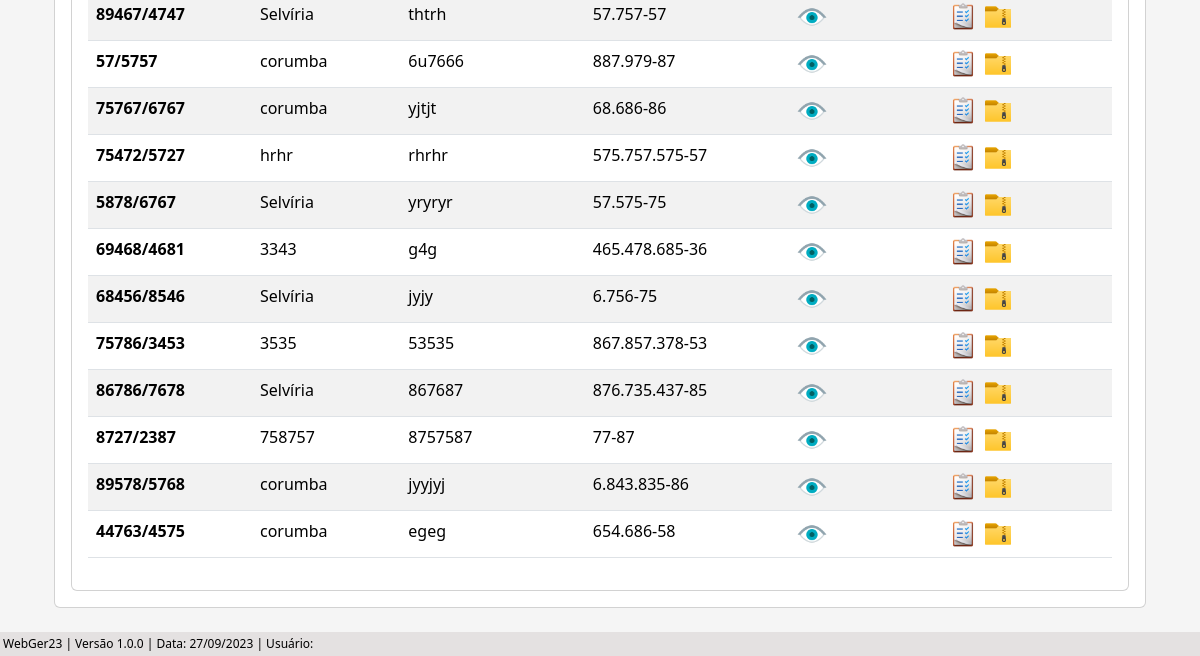
Before: /listar/processo-adm/ (lower part) with the older database file.
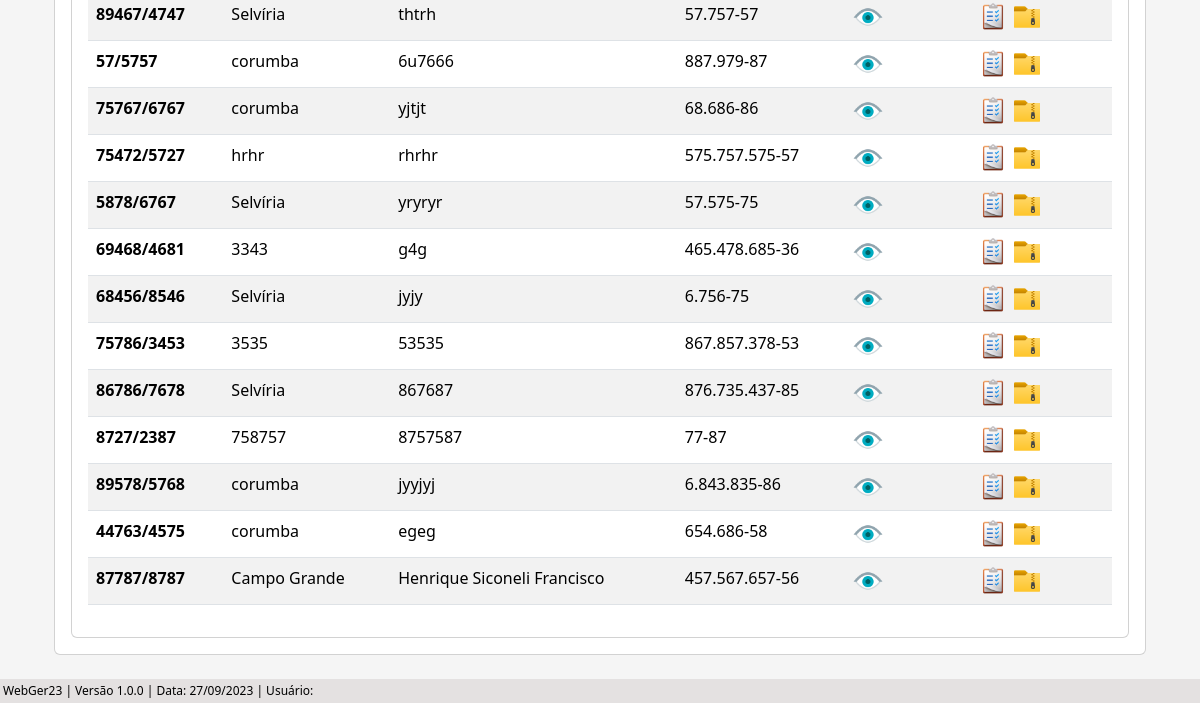
After: the same page with the newer database file.
### processo/models.py (models this page shows, shortened)
class Base(models.Model): # Classe base, será herdada pelas outras classes
    data_criacao = models.DateField('data_criação', auto_now_add=True)
    data_alteracao = models.DateField('Alterado', auto_now=True)
    ativo = models.BooleanField('Ativo?', default=True)
    class Meta:
        abstract = True

class ProcessoAdm(Base):
    tipo_pessoas = (
        ('Física', 'Física'), ('Jurídica', 'Jurídica'),
    )
    criador_processo_adm = models.ForeignKey(get_user_model(), verbose_name='Usuário Criador', on_delete=models.CASCADE) # Usuário que criou o processo, utilizando chave primária com o get_user_model do django, para utilizar o usuário logado automaticamente
    numero = models.CharField(unique=True, verbose_name='N°', max_length=10) # Número do processo
    municipio = models.CharField(max_length=50, verbose_name='Município') # Município
    uf = models.CharField(max_length=2) # UF
    data_inicial = models.DateField(blank=True, null=True) # Data Inicial do Período do processo
    data_final = models.DateField(blank=True, null=True) # Data final do Período do processo
    data_div_ativa = models.DateField(blank=True, null=True) # Data dívida ativa
    valor_atributo = models.CharField(max_length=14, blank=True, null=True)  # Valor do atributo
    valor_multa = models.CharField(max_length=14, blank=True, null=True) # Valor da multa
    valor_credito = models.CharField(max_length=14, blank=True, null=True) # Valor do crédito
    valor_atualizado = models.CharField(max_length=14, blank=True, null=True) # Valor do atualizado
    data_valor_atualizado = models.DateField(blank=True, null=True) # Data valor atualizado
    nome_contribuinte = models.CharField(max_length=50)  # Nome / Razão Social
    tipo_pessoa = models.CharField(max_length=50, choices=tipo_pessoas) # Física / Jurídica
    documento = models.CharField(max_length=20, verbose_name='CPF/CNPJ', unique=True) # CPF / CNPJ
    nome_fantasia = models.CharField(max_length=50, blank=True, null=True) # Nome Fantasia
    email = models.EmailField(max_length=50, blank=True, null=True) # E-mail
    endereco = models.CharField(max_length=150) # Rua
    complemento = models.CharField(max_length=50, blank=True, null=True) # Complemento
    municipio_contribuinte = models.CharField(max_length=50, blank=True, null=True) # Município Contribuinte
    uf_contribuinte = models.CharField(max_length=2, verbose_name='UF', blank=True, null=True) # UF Contribuinte
    cep = models.CharField(max_length=10, blank=True, null=True) # CEP
    telefone = models.CharField(max_length=20, blank=True, null=True) # Telefone
    celular = models.CharField(max_length=20, blank=True, null=True) # Celular

### processo/views.py (the view)
# urls.py: path('listar/processo-adm/', ProcessoAdmList.as_view(), name='proc-adm-list'),
class ProcessoAdmList(ListView):
    model = ProcessoAdm
    template_name = 'processos/lists/processo_adm_list.html'

### processo/templates/processos/lists/processo_adm_list.html (shortened to what this page needs)
{% extends 'index.html' %}
{% load static %}
{% block conteudo %}
    <div class="container p-4">
        <div class="card">
            <div class="card-body">
                <div class="card">
                    <div class="card-body">
                        <div class="table-responsive">
                            <table class="table table-striped" id="tabela-listar">
                                <tbody>
                                    {% for processo in object_list %}
                                    <tr>
                                        <td><b>{{ processo.numero }}</b></td>
                                        <td>{{ processo.municipio }}</td>
                                        <td>{{ processo.nome_contribuinte }}</td>
                                        <td>{{ processo.documento }}</td>
                                            <td>
                                                <a href="{% url 'proc-adm-view' processo.pk %}"><img src="{% static 'img/olho3.png' %}" width="30"></i></a>
                                            </td>
                                        <td>
                                            <a href="{% url 'andamento-adm-list' processo.pk %}"><img src="{% static 'img/listar.png' %}" width="30"></a>
                                            <a href="{% url 'arquivos-andamentos-adm-list' processo.pk %}"><img src="{% static 'img/arquivo.png' %}" width="30"></a>
                                        </td>
                                    </tr>
                                    {% endfor %}
                                </tbody>
                            </table>
                        </div>
                    </div>
                </div>
            </div>
        </div>
    </div>
    <br>
    {% endblock %}

Changed rows visible on the page:
added ProcessoAdm: numero "87787/8787", municipio "Campo Grande", nome_contribuinte "Henrique Siconeli Francisco", documento "457.567.657-56"
